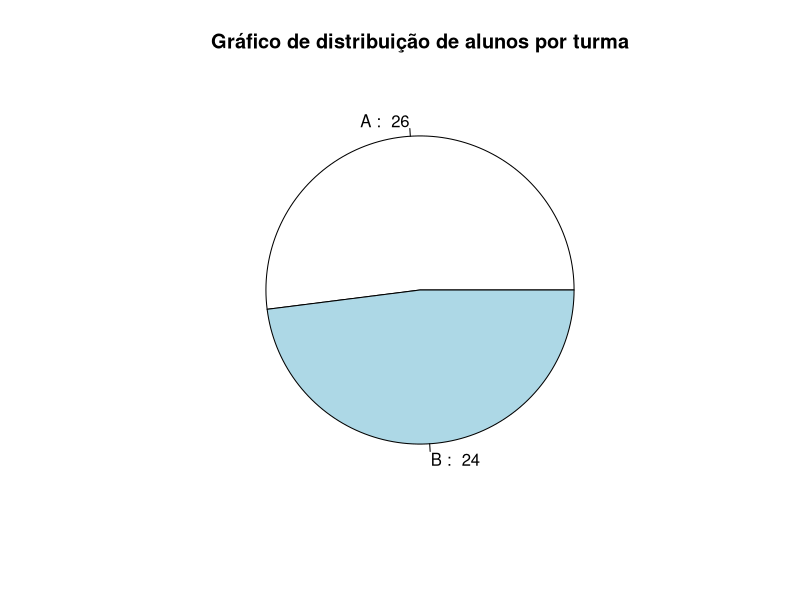
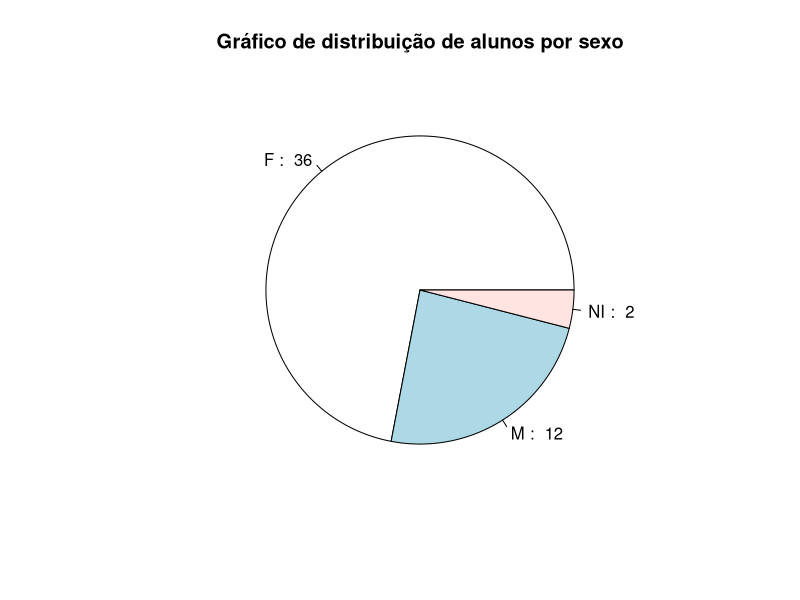
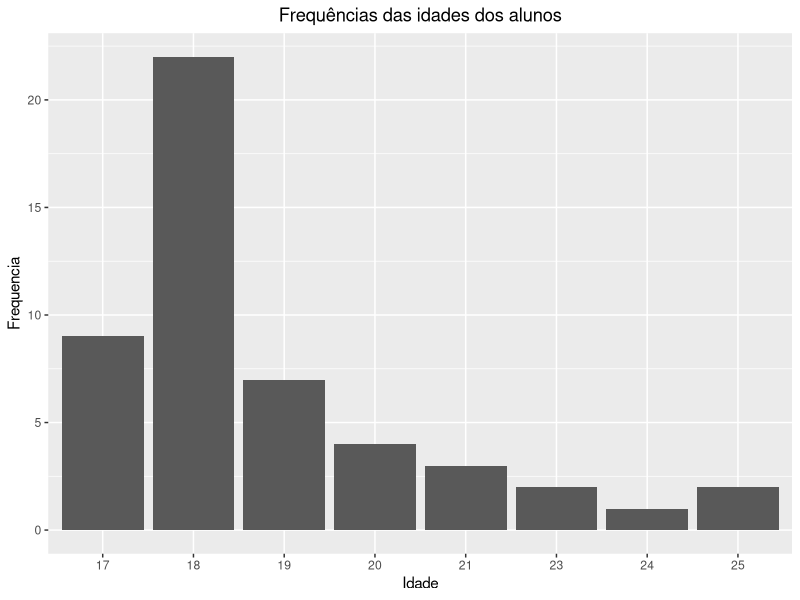
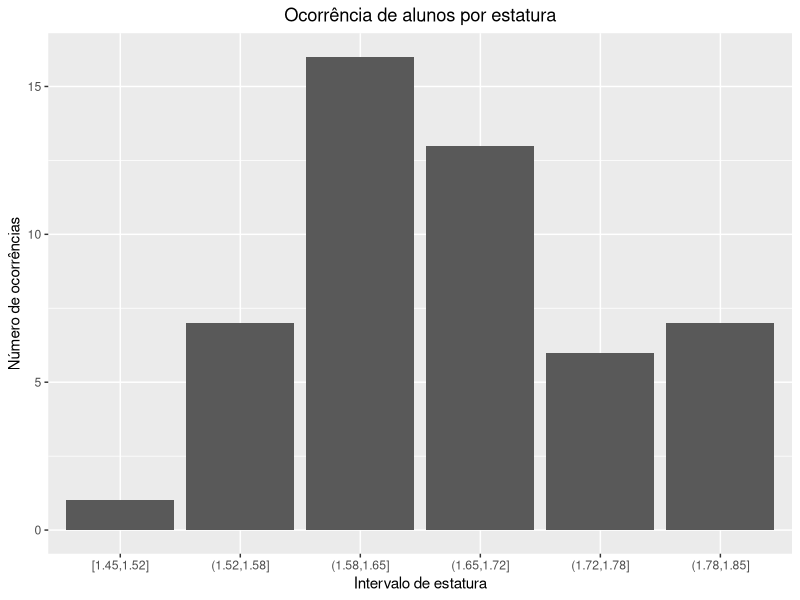
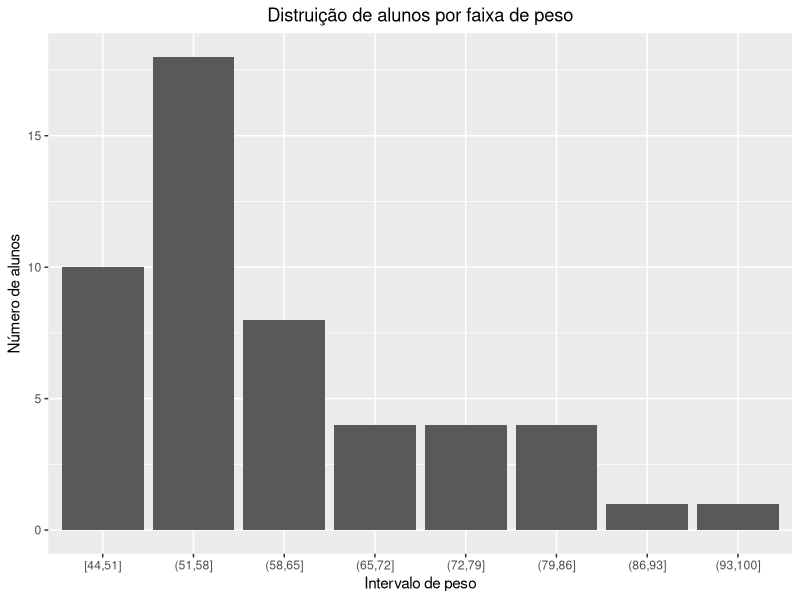

R code for these plots, in order:
#imports
library(ggplot2)


data <- read.csv("dados_estudantes.csv", sep = ';')


#Tabela turmas e gráfico de turmas
contagem_turmas = table(data$Turma)
contagem_turmas_table = data.frame(Turma = names(contagem_turmas), Frequencia = as.numeric(contagem_turmas))
pie(
  contagem_turmas_table$Frequencia,
  labels = paste(
    contagem_turmas_table$Turma, 
    ": ", 
    contagem_turmas_table$Frequencia
  ),
  main = "Gráfico de distribuição de alunos por turma"
)



#Tabela sexo gráfico sexo
contagem_sexo = table(data$Sexo)
contagem_sexo_table = data.frame(
  Sexo = names(contagem_sexo),
  Frenquencia = as.integer(contagem_sexo)
)
pie(
  contagem_sexo_table$Frenquencia,
  labels = paste(
    contagem_sexo_table$Sexo,
    ": ",
    contagem_sexo_table$Frenquencia
  ),
  main = "Gráfico de distribuição de alunos por sexo"
)


#Tabela de idade e gráfico de idade
contagem_idade = table(data$Idade)
contagem_idade_table = data.frame(
  Idade = names (contagem_idade),
  Frequencia = as.integer(contagem_idade)
)
idade_grafico = ggplot(
  contagem_idade_table,
  aes(
    x = Idade, 
    y = Frequencia
  )
)+ 
  geom_bar(stat = "identity") +
  labs(title = "Frequências das idades dos alunos") +
  theme(plot.title = element_text(hjust = 0.5))
print(idade_grafico)


#Tabela de altura e gráfico de altura
altura = data$Alt
n_classes = ceiling(log(length(altura), 2))
amplitude_de_classe = (max(altura) - min (altura))/n_classes
intervalos = seq(min(altura), max(altura), amplitude_de_classe)
classes = cut(altura, breaks = intervalos, include.lowest = TRUE)
tabela_classes = as.data.frame(table(classes))
plot_altura = ggplot(data = tabela_classes, aes(x = classes, y = Freq)) + 
  geom_bar(stat = "identity")+
  labs(title = "Ocorrência de alunos por estatura")+
  xlab("Intervalo de estatura")+
  ylab("Número de ocorrências")+
  theme(plot.title = element_text(hjust = 0.5))
print(plot_altura)


#Tabela de peso e gráfico de peso
peso = data$Peso
n_classes_peso = ceiling(sqrt(length(peso)))
amplitude_de_classe_peso = ceiling((max(peso) - min(peso)) / n_classes_peso)
intervalos_peso = seq(min(peso), max(peso) + amplitude_de_classe_peso, amplitude_de_classe_peso)
classes_peso = cut(peso, breaks = intervalos_peso, include.lowest = TRUE)
tabela_classes_peso = table(classes_peso)
classes_peso_data_frame = as.data.frame(tabela_classes_peso)
ggplot(classes_peso_data_frame, aes(classes_peso, Freq)) +
  geom_bar(stat = "identity")+
  labs(title = "Distruição de alunos por faixa de peso")+
  xlab("Intervalo de peso")+
  ylab("Número de alunos")+
  theme(plot.title = element_text(hjust = 0.5))


#Tabela de numero de filhos e gráfico de número de filhos
filhos = data$Filhos
filhos_factor_levels = min(filhos): max(filhos)
filhos_factor = factor(data$Filhos, levels = filhos_factor_levels)
filhos_table = table(filhos_factor)
filhos_data_frame = data.frame(
  "Número de Filhos" = names(filhos_table),
  "Frequência" = as.vector(filhos_table))
